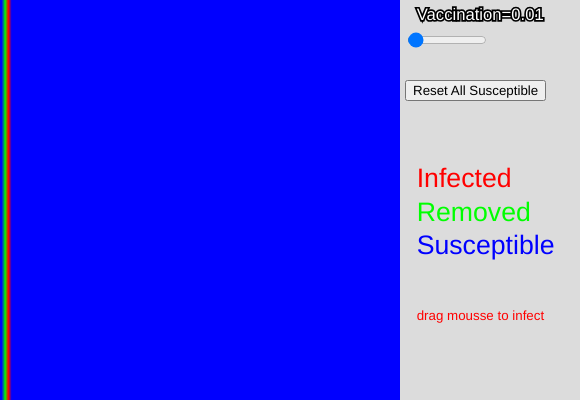
Frame 1 (no input)
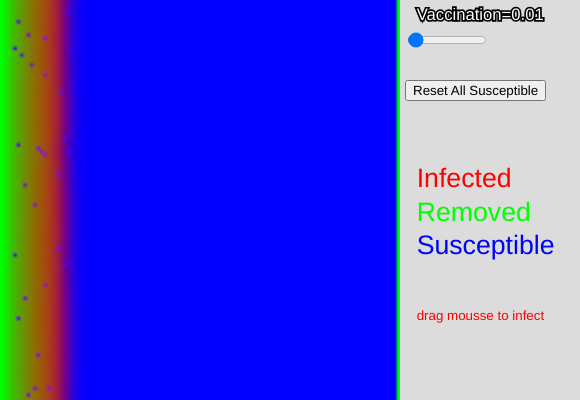
Frame 60 (no input)
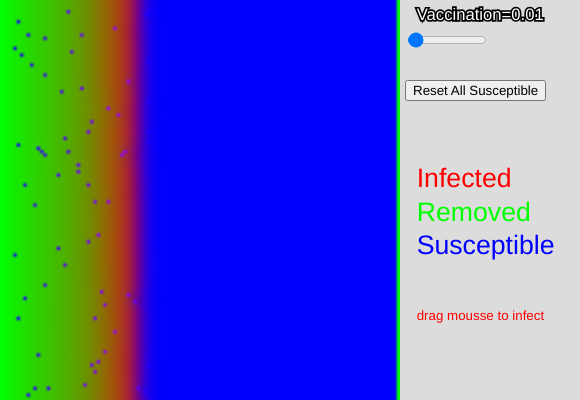
Frame 120 (the mouse pressed at the canvas centre since frame 60)

The p5.js sketch that drew these frames (run headless with seeded random() and noise() and a simulated clock; from frame 60 on, the mouse is pressed at the canvas centre):

// p5.js sketch
// ── sketch.js
let img;
let width, height;

//parametros de control
let amp = 4.0;
let nrun = 10;
let ampdis = 1.0;
let gamma = 0.1;
let beta = 1.0;
let L=120;

let boundaryX="Dirichlet";
//let boundaryX="PBC";

// system
let S;

function setup() {
  width = height = 400;
  S = new SIR(L);
  amp = width / L;
  // El canvas debe cubrir la grilla (width x height) más el panel lateral
  // de controles (ubicado a partir de x = width+5); antes usaba el amp
  // por defecto (4.0) antes de recalcularlo, dejando un canvas de
  // 1600x1600 casi vacío con todo apretado en una esquina.
  cnv = createCanvas(width + 180, height);
  // img debe tener la resolución de la grilla (L x L), no la de pantalla:
  // se escala con amp al dibujarla. Antes era del tamaño de pantalla
  // (400x400) y solo se llenaban sus primeros 120x120 píxeles.
  img = createImage(L, L);
  pixelDensity(1);

  sliderD = createSlider(0, 1, 0.01, 0.001);
  sliderD.position(width+5, 30);
  sliderD.style('width', '80px');

  buttonF = createButton('Reset All Susceptible');
  buttonF.position(width+5, height * 0.2);
  buttonF.mousePressed(resetFlat);
}

function draw() {

  ampdis = sliderD.value();

  background(220);
  S.render();

  S.update(nrun);

  stroke(0);
  textSize(5);
  fill(255);
  text('Vaccination=' + ampdis, L+5, 6.0);

  noStroke();
  fill(color(100, 100, 100));
  if (nrun === 0) text('PAUSED', L+5, 0.9*L, 50, 50);

  textSize(8);
  fill(color(255, 0, 0)); noStroke();
  text('Infected', L+5, 50, 50, 50);

  fill(color(0, 255, 0)); noStroke();
  text('Removed', L+5, 60, 50, 50);

  fill(color(0, 0, 255)); noStroke();
  text('Susceptible', L+5, 70, 50, 50);

  textSize(4);
  fill(color(255, 0, 0)); noStroke();
  text('drag mousse to infect', L+5, L*0.8);
}

class SIR {
  constructor(L) {
    this.dt = 0.02;
    this.L = L;
    this.S = [];
    this.I = [];
    this.forceS = [];
    this.forceI = [];
    this.disorder = [];
    this.tiempo = 0.0;
    this.resetFlat();
  }

  resetFlat() {
    let L = this.L;
    for (let i = 0; i < L; i++) {
      for (let j = 0; j < L; j++) {
        let n = i * L + j;
        this.I[n] = 0.0;
        this.S[n] = 1.0;
        this.disorder[n] = random(0, 1);
        if(i>0 && i<3){
          this.I[n] = 1-((i-2)*(i-2));  
          this.S[n] = 0.0;
        }
      }
    }
  }

  update(Nrun) {
    for (let n = 0; n < Nrun; n++)
      this.step();
  }
  step() {
    let L = this.L;
    for (let i = 0; i < L; i++) {
      for (let j = 0; j < L; j++) {
        let n = i * L + j;
        let nup = ((i + 1 + L) % L) * L + j;
        let nbo = ((i - 1 + L) % L) * L + j;
        let nle = i * L + (j - 1 + L) % L;
        let nri = i * L + (j + 1 + L) % L;
        let betadis = (this.disorder[n]>ampdis?(1.0):(0.0))* beta;
        this.forceS[n] = -betadis * this.I[n] * this.S[n];
        this.forceI[n] = -4 * this.I[n] +
          this.I[nup] + this.I[nbo] +
          this.I[nri] + this.I[nle] +
          betadis * this.I[n] * this.S[n] -
          gamma * this.I[n];
      }
    }
    
    for (let i = 1; i < L; i++) {
      for (let j = 0; j < L; j++) {
        let n = i * L + j;
        this.S[n] += this.forceS[n] * this.dt;
        this.I[n] += this.forceI[n] * this.dt;
      }
    }
    
    if(boundaryX=="Dirichlet"){
      for (let i = 0; i < L; i+=L-1) {
        for (let j = 0; j < L; j++) {
          let n = i * L + j;
          this.S[n]=0.0;
          this.I[n]=0.0;
        }
      }      
    }
 
    this.tiempo += this.dt;
  }
  render() {
    let L = this.L;
    img.loadPixels();
    for (let i = 0; i < L; i++) {
      for (let j = 0; j < L; j++) {
        let n = i * L + j;
        let inf = this.I[n] * 255;
        let sus = this.S[n] * 255;
        let rec = (1.0-this.I[n]-this.S[n])*255;
        img.set(i, j, color(inf, rec, sus));
      }
    }
    img.updatePixels();
    scale(amp);
    image(img, 0, 0);
  }

  addCircle(x, y, r) {
    let X = int(x);
    let Y = int(y);
    let L = this.L;
    for (let i = X - r; i <= X + r; i++) {
      for (let j = Y - r; j <= Y + r; j++) {
        if (pow(i - X, 2) + pow(j - Y, 2) < r * r) {
          let n = i * L + j;
          if (n < L * L && n >= 0) this.I[n] = 1.0;
          //console.log(i,j,this.phi[n]);
        }
      }
    }
  }

}


function keyPressed() {
  if (nrun === 0) {
    nrun = 10;
  } else {
    nrun = 0;
  }
}


function mouseDragged() {
  S.addCircle(mouseX / amp, mouseY / amp, 2);
}

function resetFlat() {
  S.resetFlat();
}
